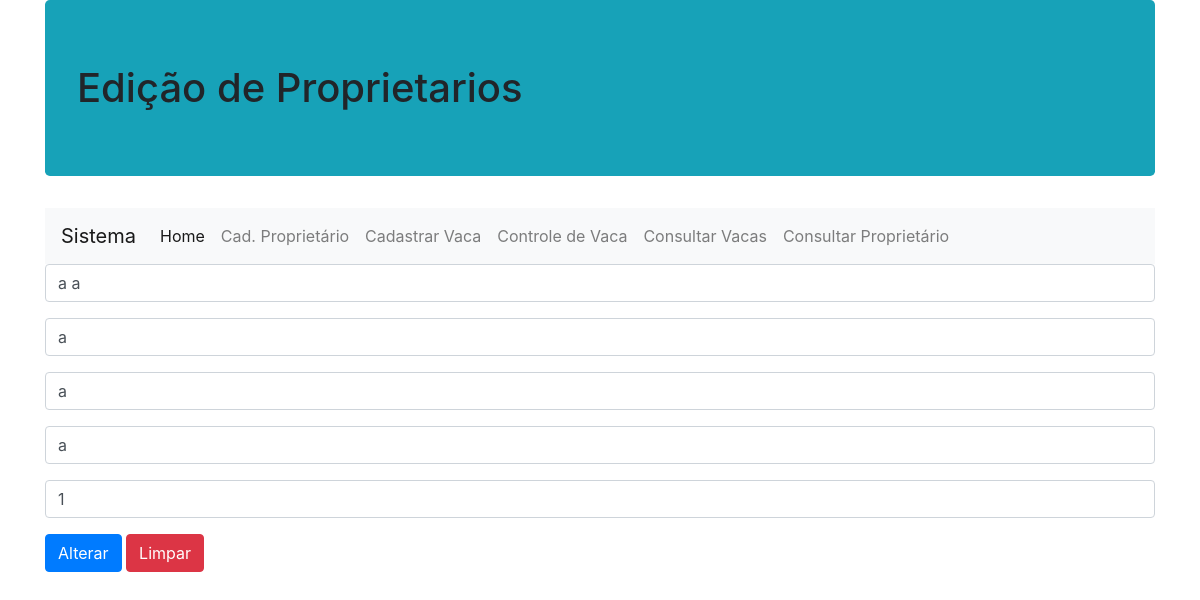
The page /alterar-proprietario.php?id=1 on the database its author committed.
### tables this page shows
CREATE TABLE `proprietario` (
  `idProprietario` bigint(20) NOT NULL,
  `nome` varchar(100) NOT NULL,
  `propriedade` varchar(100) NOT NULL,
  `localizacao` varchar(150) NOT NULL,
  `municipio` varchar(100) NOT NULL,
  `nContato` int(11) NOT NULL
);

### dao/conexaobanco.class.php (called while the page is built, shortened)
<?php
class ConexaoBanco extends PDO {
  private static $instance = null;
  public static function getInstance(){
    try{
      if(!isset(self::$instance)){
        self::$instance = new
        ConexaoBanco("mysql:dbname=fazenda;host=localhost","root","");
      }
      return self::$instance;
    }catch(PDOException $e){
      echo "Erro ao cadastrar no banco! ".$e;
    }
  }
}

### dao/proprietariodao.class.php (called while the page is built, shortened)
<?php
require 'conexaobanco.class.php';
class ProprietarioDAO{
  private $conexao = null;
  public function __construct(){
    $this->conexao = ConexaoBanco::getInstance();
  }
  public function filtrar($pesquisa, $filtro){
    $query="";
    switch ($filtro) {
      case 'codigo': $query = "where idproprietario=".$pesquisa;
      break;
    }
     $stat = $this->conexao->query("select * from proprietario {$query}");
     $array = $stat->fetchAll(PDO::FETCH_CLASS, 'Proprietario');
     return $array;
  }
}

### modelo/proprietario.class.php (called while the page is built, shortened)
<?php
class Proprietario{
  public function __get($a){return $this->$a;}
}

### alterar-proprietario.php (the view, shortened to what this page needs)
<?php
if(isset($_GET['id'])){
  include_once "dao/proprietariodao.class.php";
  include_once "modelo/proprietario.class.php";
  $p = new proprietarioDAO();
  $array = $p->filtrar($_GET['id'],"codigo");
  $p = $array[0];
}else{
  header("location:consultar-proprietario.php");
}
?>
<!DOCTYPE html>
<html lang="pt-br">
<head>
  <link href="vendor/twbs/bootstrap/dist/css/bootstrap.min.css" rel="stylesheet"/>
</head>
  <body>
      <div class="container">
        <h1 class="jumbotron bg-info">Edição de Proprietarios</h1>
        <nav class="navbar navbar-expand-lg navbar-light bg-light">
          <a class="navbar-brand" href="#">Sistema</a>
          <div class="collapse navbar-collapse" id="navbarNav">
            <ul class="navbar-nav">
              <li class="nav-item active">
                <a class="nav-link" href="index.php">Home</a>
              </li>
              <li class="nav-item">
                <a class="nav-link" href="cadastro-proprietario.php">Cad. Proprietário <span class="sr-only">(current)</span></a>
              </li>
              <li class="nav-item">
                <a class="nav-link" href="cadastro-vaca.php">Cadastrar Vaca</a>
              </li>
              <li class="nav-item">
                <a class="nav-link" href="tabela-vaca.php">Controle de Vaca</a>
              </li>
              <li class="nav-item">
                <a class="nav-link" href="consultar-vaca.php">Consultar Vacas</a>
              </li>
              <li class="nav-item">
                <a class="nav-link" href="consultar-proprietario.php">Consultar Proprietário</a>
              </li>
            </ul>
          </div>
        </nav>
        <form name="cadvaca" method="post" action="">
          <div class="form-group">
            <input type="text" name="txtnome" placeholder="Nome do Proprietário" class="form-control" value="<?php if(isset($p)){ echo $p->nome; } ?>">
          </div>
          <div class="form-group">
            <input type="text" name="txtpropriedade" placeholder="Nome da propriedade" class="form-control" value="<?php if(isset($p)){ echo $p->propriedade; } ?>">
          </div>
          <div class="form-group">
            <input type="text" name="txtlocalizacao" placeholder="Localização" class="form-control" value="<?php if(isset($p)){ echo $p->localizacao; } ?>">
          </div>
          <div class="form-group">
            <input type="text" name="txtmunicipio" placeholder="Município" class="form-control" value="<?php if(isset($p)){ echo $p->municipio; } ?>">
          </div>
          <div class="form-group">
            <input type="text" name="txtcontato" placeholder="N° de contato" class="form-control" value="<?php if(isset($p)){ echo $p->nContato; } ?>">
          </div>
          <div class="form-group">
            <input type="submit" name="alterar" value="Alterar" class="btn btn-primary">
            <input type="reset" name="Limpar" value="Limpar" class="btn btn-danger">
          </div>
        </form>
      </div>
  </body>
</html>

### rows shown on the page
proprietario: txtnome "a a", txtpropriedade "a", txtlocalizacao "a", txtmunicipio "a", txtcontato "1"
